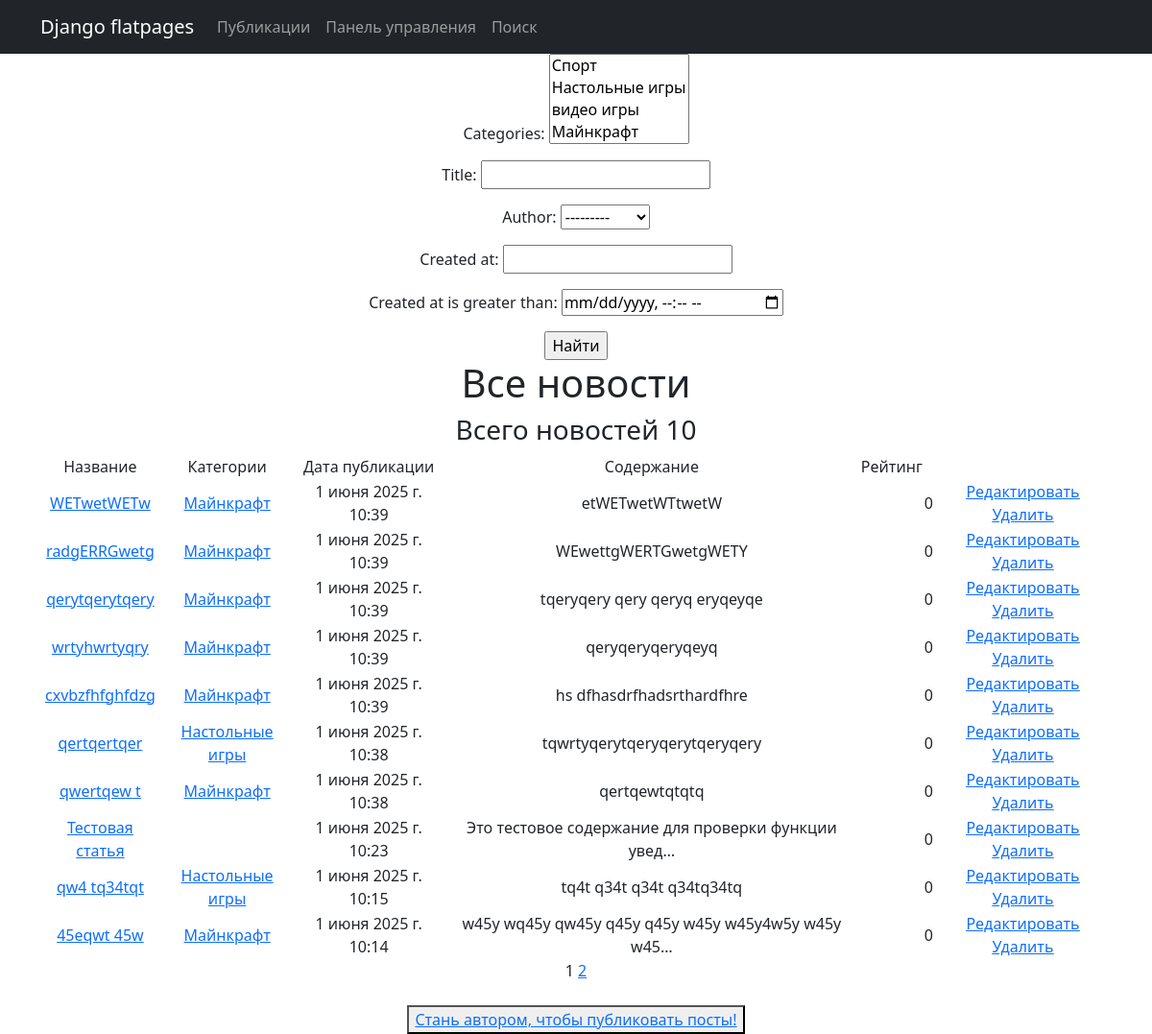
The app's page /posts/, older data.
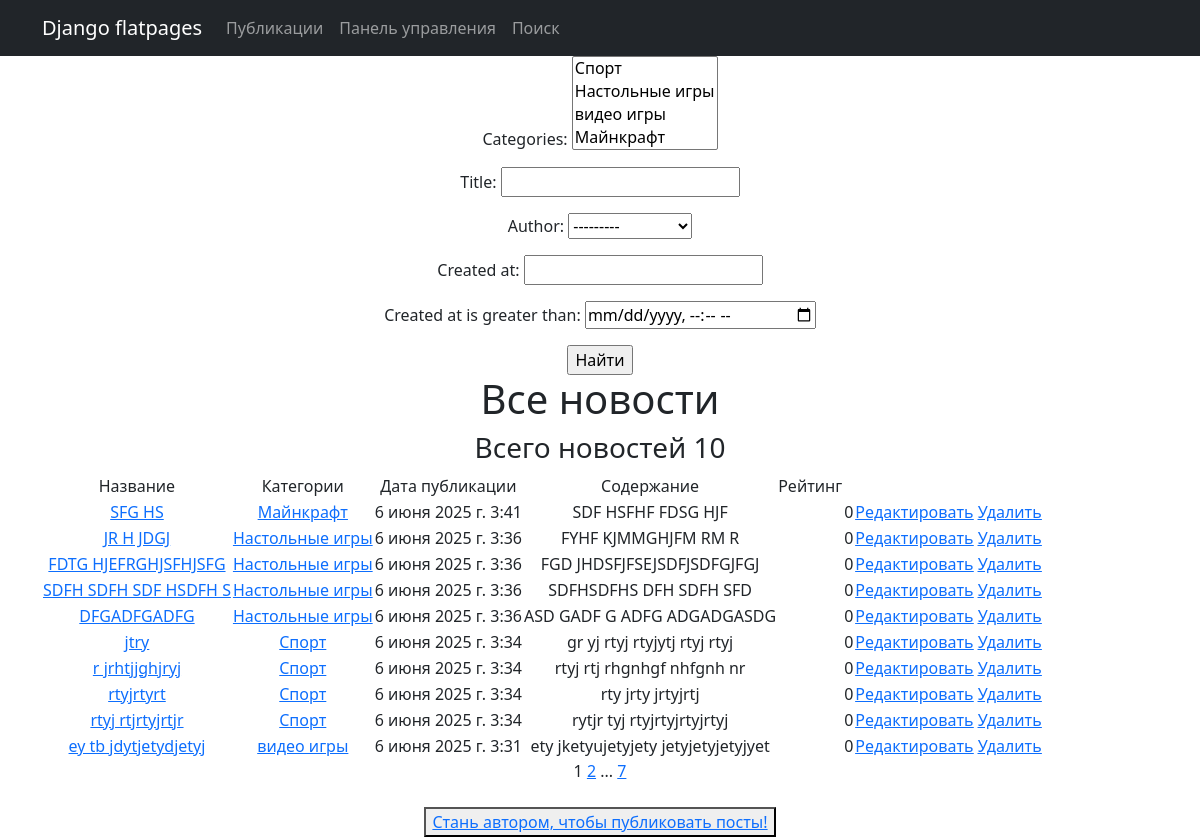
The same page, newer data.
### news/models.py (models this page shows, shortened)
class Post(models.Model):
    ARTICLE = 'AR'
    NEWS = 'NE'
    POST_TYPE_CHOICES = [
        (ARTICLE, 'Article'),
        (NEWS, 'News'),
    ]
    author = models.ForeignKey(Author, on_delete=models.CASCADE)
    post_type = models.CharField(max_length=2, choices=POST_TYPE_CHOICES)
    created_at = models.DateTimeField(auto_now_add=True)
    categories = models.ManyToManyField(Category, through='PostCategory')
    title = models.CharField(max_length=255)
    text = models.TextField()
    rating = models.IntegerField(default=0)

class Category(models.Model):
    name = models.CharField(max_length=255, unique=True)
    subscribers = models.ManyToManyField(User, related_name='subscribed_categories', blank=True)
    def __str__(self):
        return self.name

### news/views.py (the view)
# urls.py: path('', PostList.as_view(),  name='post_list'),
class PostList(ListView):
    model = Post
    ordering = '-created_at'
    template_name = 'post_list.html'
    context_object_name = 'post'
    paginate_by = 10
    def get_queryset(self):
        queryset = super().get_queryset()
        self.filterset = NewsFilter(self.request.GET, queryset)
        return self.filterset.qs
    def get_context_data(self, **kwargs):
        context = super().get_context_data(**kwargs)
        context['filterset'] = self.filterset
        return context

### news/models.py (called while the page is built)
    def __str__(self):
        return self.user.username

### news/templatetags/custom_filters.py (called while the page is built)
@register.filter()
def censor(text):
    bad_words = ['Dungeons & Dragons', 'D&D', 'текст']
    for word in bad_words:
        text = text.replace(word, '*' * len(word))
    return text

### news/templatetags/custom_tags.py (called while the page is built)
@register.simple_tag(takes_context=True)
def url_replace(context, **kwargs):
    d = context['request'].GET.copy()
    for k, v in kwargs.items():
        d[k] = v
    return d.urlencode()

### templates/news/post_list.html (shortened to what this page needs)
{% extends 'flatpages/default.html' %}
{% load custom_filters %}
{% load custom_tags %}
{% block content %}
   <form action="" method="get">
       {{ filterset.form.as_p }}
       <input type="submit" value="Найти" />
   </form>
   <h1>Все новости</h1>
    <h3>Всего новостей {{ post|length}}</h3>
   {% if post %}
        <table>
           <tr>
               <td>
                   Название
               </td>
               <td>
                   Категории
               </td>
               <td>
                   Дата публикации
               </td>
               <td>
                   Содержание
               </td>
               <td>
                   Рейтинг
               </td>
           </tr>
            {% for post in post %}
               <tr>
                   <td>
                   <a href="{% url 'post_detail' post.id %}">{{ post.title|censor }}</a>
                   </td>
                   <td>
                       {% for cat in post.categories.all %}
                       <a href="{% url 'category_list' cat.id %}">{{cat.name }}</a>
                       {% endfor %}
                   </td>
                   <td>
                       {{post.created_at}}
                   </td>
                   <td>
                       {{post.text|truncatechars:50|censor}}
                   </td>
                   <td>
                   </td>
                   <td>
                       {{ post.rating }}
                   </td>
                   <td>
                   <a href="{% url 'post_update' post.id %}"><u>Редактировать</u></a>
                   <a href="{% url 'post_delete' post.id %}"><u>Удалить</u></a>
                   </td>
               </tr>
            {% endfor %}
       </table>
   {% else %}
       <h2>Новостей нет!</h2>
   {% endif %}
   {{ page_obj.number }}
   {% if page_obj.has_next %}
       <a href="?{% url_replace page=page_obj.next_page_number %}">{{ page_obj.next_page_number }}</a>
       {% if paginator.num_pages != page_obj.next_page_number %}
           ...
           <a href="?{% url_replace page=page_obj.paginator.num_pages %}">{{ page_obj.paginator.num_pages }}</a>
       {% endif %}
   {% endif %}
<br><br>
{% if perms.news.add_post %}
<button> <a href="{% url 'post_edit' %}"><u>Опубликовать пост</u></a> </button>
{% else %}
<button> <a href="sign/upgrade/"> Стань автором, чтобы публиковать посты!</a> </button>
{% endif %}
{% endblock content %}

Row changes from the older to the newer data that the page shows:
no longer on this page (row unchanged): Post: title|censor "WETwetWETw", created_at "1 июня 2025 г. 10:39", text|censor "etWETwetWTtwetW", rating "0", Category (name "Майнкрафт")
no longer on this page (row unchanged): Post: title|censor "radgERRGwetg", created_at "1 июня 2025 г. 10:39", text|censor "WEwettgWERTGwetgWETY", rating "0", Category (name "Майнкрафт")
no longer on this page (row unchanged): Post: title|censor "qerytqerytqery", created_at "1 июня 2025 г. 10:39", text|censor "tqeryqery qery qeryq eryqeyqe", rating "0", Category (name "Майнкрафт")
no longer on this page (row unchanged): Post: title|censor "wrtyhwrtyqry", created_at "1 июня 2025 г. 10:39", text|censor "qeryqeryqeryqeyq", rating "0", Category (name "Майнкрафт")
no longer on this page (row unchanged): Post: title|censor "cxvbzfhfghfdzg", created_at "1 июня 2025 г. 10:39", text|censor "hs dfhasdrfhadsrthardfhre", rating "0", Category (name "Майнкрафт")
no longer on this page (row unchanged): Post: title|censor "qertqertqer", created_at "1 июня 2025 г. 10:38", text|censor "tqwrtyqerytqeryqerytqeryqery", rating "0", Category (name "Настольные игры")
no longer on this page (row unchanged): Post: title|censor "qwertqew t", created_at "1 июня 2025 г. 10:38", text|censor "qertqewtqtqtq", rating "0", Category (name "Майнкрафт")
no longer on this page (row unchanged): Post: title|censor "Тестовая статья", created_at "1 июня 2025 г. 10:23", text|censor "Это тестовое содержание для проверки функции увед…", rating "0"
no longer on this page (row unchanged): Post: title|censor "qw4 tq34tqt", created_at "1 июня 2025 г. 10:15", text|censor "tq4t q34t q34t q34tq34tq", rating "0", Category (name "Настольные игры")
no longer on this page (row unchanged): Post: title|censor "45eqwt 45w", created_at "1 июня 2025 г. 10:14", text|censor "w45y wq45y qw45y q45y q45y w45y w45y4w5y w45y w45…", rating "0", Category (name "Майнкрафт")
added Post: title|censor "SFG HS", created_at "6 июня 2025 г. 3:41", text|censor "SDF HSFHF FDSG HJF", rating "0", Category (name "Майнкрафт")
added Post: title|censor "JR H JDGJ", created_at "6 июня 2025 г. 3:36", text|censor "FYHF KJMMGHJFM RM R", rating "0", Category (name "Настольные игры")
added Post: title|censor "FDTG HJEFRGHJSFHJSFG", created_at "6 июня 2025 г. 3:36", text|censor "FGD JHDSFJFSEJSDFJSDFGJFGJ", rating "0", Category (name "Настольные игры")
added Post: title|censor "SDFH SDFH SDF HSDFH S", created_at "6 июня 2025 г. 3:36", text|censor "SDFHSDFHS DFH SDFH SFD", rating "0", Category (name "Настольные игры")
added Post: title|censor "DFGADFGADFG", created_at "6 июня 2025 г. 3:36", text|censor "ASD GADF G ADFG ADGADGASDG", rating "0", Category (name "Настольные игры")
added Post: title|censor "jtry", created_at "6 июня 2025 г. 3:34", text|censor "gr yj rtyj rtyjytj rtyj rtyj", rating "0"
now on this page (row unchanged): Category: name "Спорт"
added Post: title|censor "r jrhtjjghjryj", created_at "6 июня 2025 г. 3:34", text|censor "rtyj rtj rhgnhgf nhfgnh nr", rating "0"
added Post: title|censor "rtyjrtyrt", created_at "6 июня 2025 г. 3:34", text|censor "rty jrty jrtyjrtj", rating "0"
added Post: title|censor "rtyj rtjrtyjrtjr", created_at "6 июня 2025 г. 3:34", text|censor "rytjr tyj rtyjrtyjrtyjrtyj", rating "0"
added Post: title|censor "ey tb jdytjetydjetyj", created_at "6 июня 2025 г. 3:31", text|censor "ety jketyujetyjety jetyjetyjetyjyet", rating "0"
now on this page (row unchanged): Category: name "видео игры", shown under "ey tb jdytjetydjetyj"
Text that changed along with them:
{{ page_obj.paginator.num_pages }}: (not shown) → "7"
